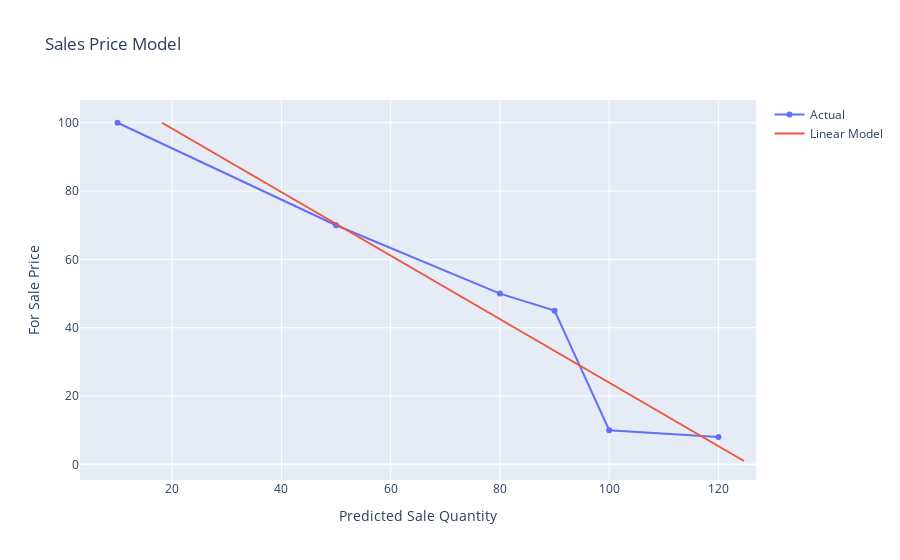

The notebook cell this image was saved under:
### Markdown cell above
<p>Given the small dataset we can only really extract rough indicators, but of the linear models tested the standard linear model has the lowest Mean Squared Error and a quite decent R-squared score.</p>
<p>While there are outliers, we should assume a linear relationship between price and sales.</p>

### Code cell
#plot entire linear model
all_prices = np.array([i for i in range(1,101)])
linear_sales_pred = regr.predict(all_prices.reshape(-1,1))
log_sales_pred = log_model.predict(all_prices.reshape(-1,1))
fig2 = go.Figure(data=[
    go.Scatter(x=sales,y=price, name='Actual'),
    go.Scatter(x=linear_sales_pred, y=all_prices, name='Linear Model')
])
fig2.update_layout(
    title='Sales Price Model',
    xaxis_title='Predicted Sale Quantity',
    yaxis_title='For Sale Price'
    
)

### Figure 1 — Plotly figure (JSON) as saved in the notebook; plotly's stock layout.template omitted (floating-point values rounded to 4 significant figures)
{"data": [{"name": "Actual", "type": "scatter", "x": [10, 50, 80, 90, 100, 120], "y": [100, 70, 50, 45, 10, 8]}, {"name": "Linear Model", "type": "scatter", "x": [124.7, 123.6, 122.5, 121.4, 120.4, 119.3, 118.2, 117.1, 116.1, 115.0, 113.9, 112.8, 111.8, 110.7, 109.6, 108.5, 107.5, 106.4, 105.3, 104.2, 103.2, 102.1, 101.0, 99.93, 98.85, 97.77, 96.7, 95.62, 94.55, 93.47, 92.39, 91.32, 90.24, 89.17, 88.09, 87.02, 85.94, 84.86, 83.79, 82.71, 81.64, 80.56, 79.48, 78.41, 77.33, 76.26, 75.18, 74.1, 73.03, 71.95, 70.88, 69.8, 68.72, 67.65, 66.57, 65.5, 64.42, 63.34, 62.27, 61.19, 60.12, 59.04, 57.96, 56.89, 55.81, 54.74, 53.66, 52.58, 51.51, 50.43, 49.36, 48.28, 47.2, 46.13, 45.05, 43.98, 42.9, 41.82, 40.75, 39.67, 38.6, 37.52, 36.44, 35.37, 34.29, 33.22, 32.14, 31.06, 29.99, 28.91, 27.84, 26.76, 25.68, 24.61, 23.53, 22.46, 21.38, 20.3, 19.23, 18.15], "y": [1, 2, 3, 4, 5, 6, 7, 8, 9, 10, 11, 12, 13, 14, 15, 16, 17, 18, 19, 20, 21, 22, 23, 24, 25, 26, 27, 28, 29, 30, 31, 32, 33, 34, 35, 36, 37, 38, 39, 40, 41, 42, 43, 44, 45, 46, 47, 48, 49, 50, 51, 52, 53, 54, 55, 56, 57, 58, 59, 60, 61, 62, 63, 64, 65, 66, 67, 68, 69, 70, 71, 72, 73, 74, 75, 76, 77, 78, 79, 80, 81, 82, 83, 84, 85, 86, 87, 88, 89, 90, 91, 92, 93, 94, 95, 96, 97, 98, 99, 100]}], "layout": {"title": {"text": "Sales Price Model"}, "xaxis": {"title": {"text": "Predicted Sale Quantity"}}, "yaxis": {"title": {"text": "For Sale Price"}}}}
